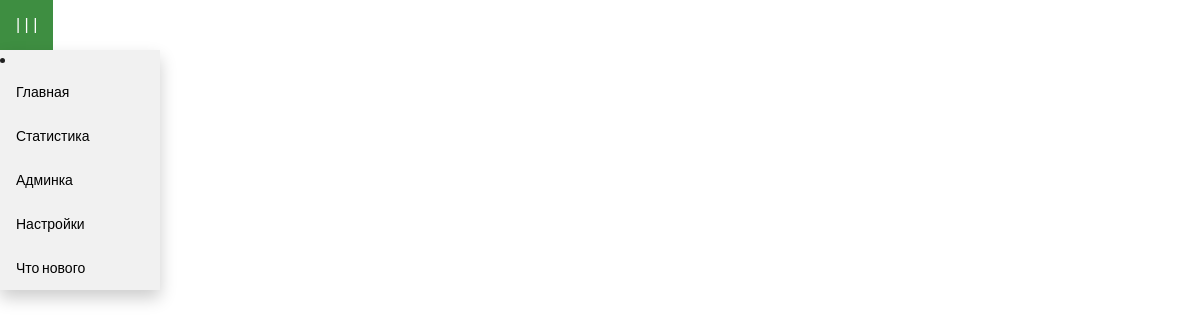
Before: /get_detail/48 with the older database file.
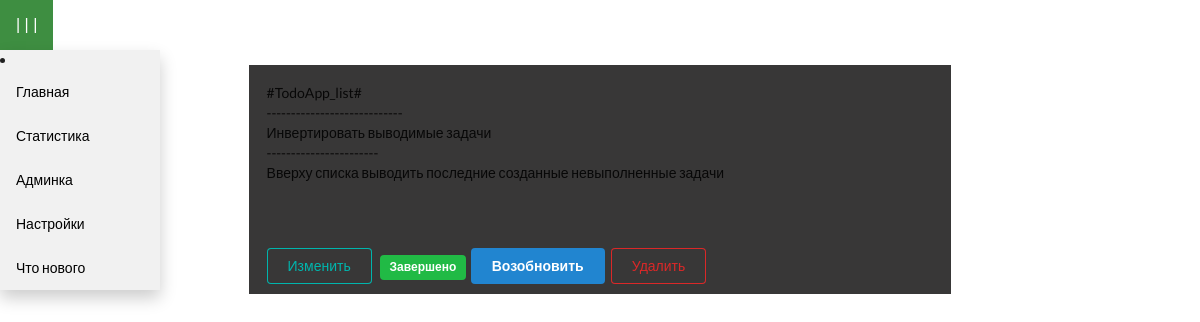
After: the same page with the newer database file.
### todo/models.py (models this page shows)
class ToDo(db.Model):
    id = db.Column(db.Integer, primary_key=True)
    title = db.Column(db.String(100))
    tag = db.Column(db.String(50))
    descr = db.Column(db.String(1000))
    create_date = db.Column(db.String(25))
    close_date = db.Column(db.String(25))
    is_complete = db.Column(db.Boolean)

### todo/routes.py (the view)
@app.get('/get_detail/<int:todo_id>')
def get_detail(todo_id):
    one_todo = ToDo.query.filter_by(id=todo_id).all()
    todo_tags = Tag.query.distinct(Tag.title)
    return render_template('todo/modal2.html', todo_list=one_todo, todo_tags=todo_tags)

### todo/templates/todo/modal2.html (shortened to what this page needs)
{% extends 'todo/layout.html' %}
{% block content %}
{% for todo in todo_list %}
<div class="modal-body">
    <form class="ui form" action="#openModal" method="get"
        style="width: 60%; background-color: rgb(56, 55, 55); margin-left: 20%; margin-right: 20%;" name="creator">
        <div class="field" style="padding: 2.5%">
            #{{todo.tag}}#<br>----------------------------<br>{{todo.title}}<br>-----------------------<br>{{todo.descr
            | safe}}<br>
        </div>
        <button class="ui teal basic button" type="submit"
            style="margin-bottom: 10px; margin-left: 2.5%;">Изменить</button>
        {% if todo.is_complete == False %}
        <a class="ui primary basic button" href="/update/{{ todo.id }}">Завершить</a>
        {% else %}
        <span class="ui green label">Завершено</span>
        <a class="ui blue button" href="/update/{{ todo.id }}">Возобновить</a>
        {% endif %}
        <a class="ui negative basic button" href="/delete/{{ todo.id }}">Удалить</a>
    </form>
</div>
{% endfor %}
{% endblock content %}

Changed rows visible on the page:
added ToDo: tag "TodoApp_list", title "Инвертировать выводимые задачи", descr "Вверху списка выводить последние созданные невыполненные задачи"
